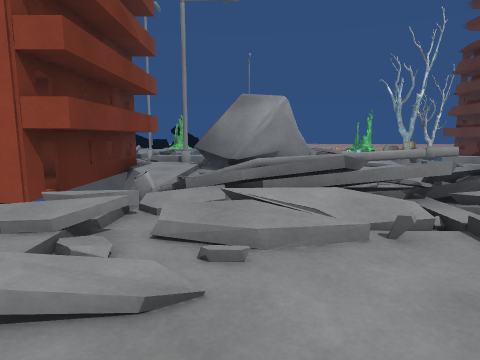
[1] (above)

24 first-person views from a walk through a 3-D level made in the Unity game engine. The camera is 1.2 m above the floor, tilts 8° down and sees 75° across. The floor is counted in squares, 1 m on a side. Each view is taken from the middle of a square. On the plan, view 1 faces up. The plan holds only what a view shows up to about 13 squares ahead; the rest is blank. The place goes on beyond the plan. The player character is not drawn. Some animated figures are left out. Some surface patterns are stand-ins.

[2]
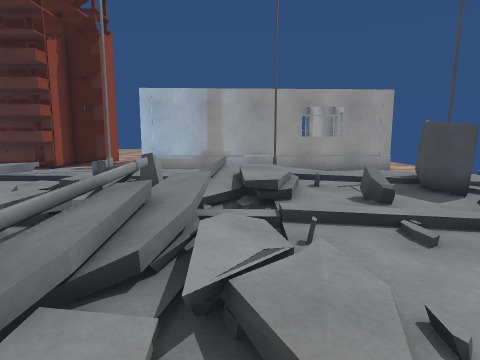

[3]
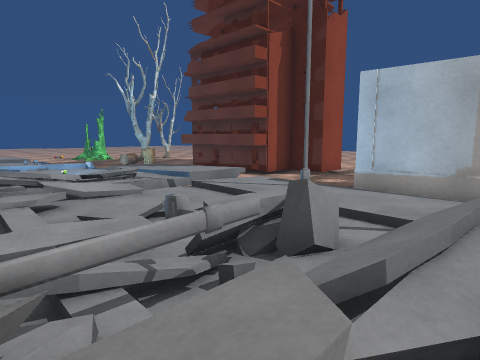

[4]
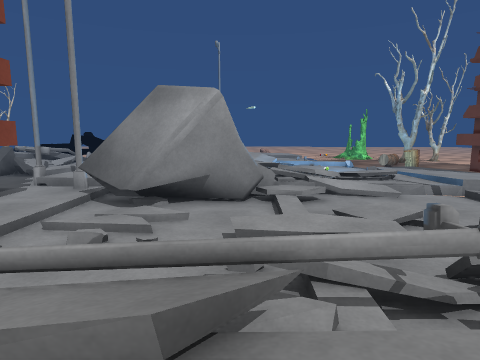

[5]
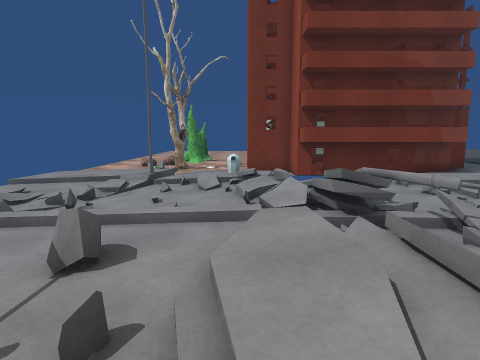

[6]
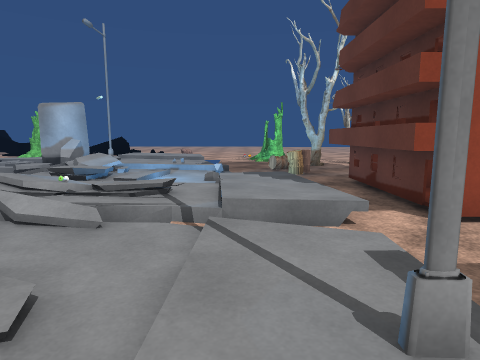

[7]
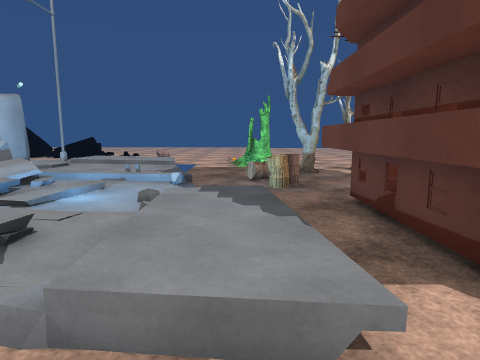

[8]
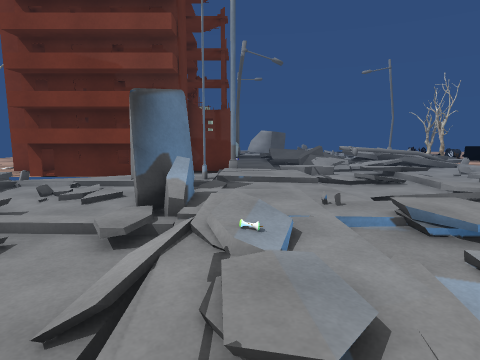

[9]
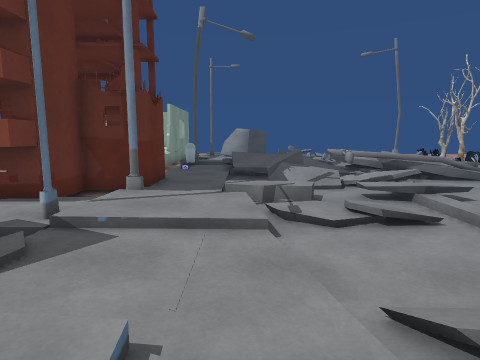

[10]
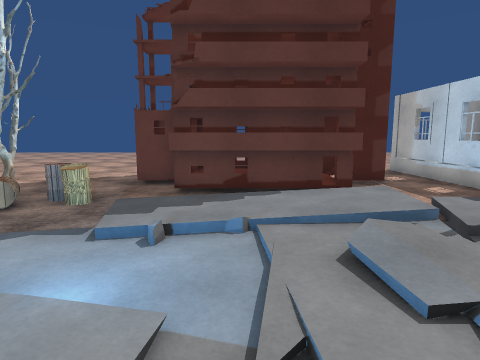

[11]
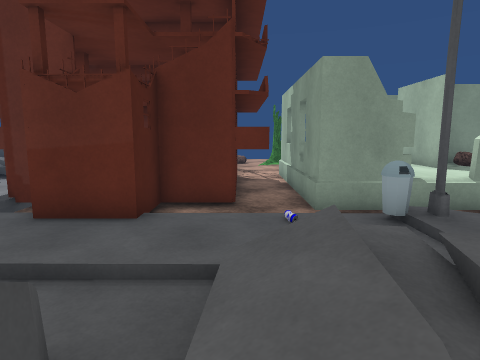

[12]
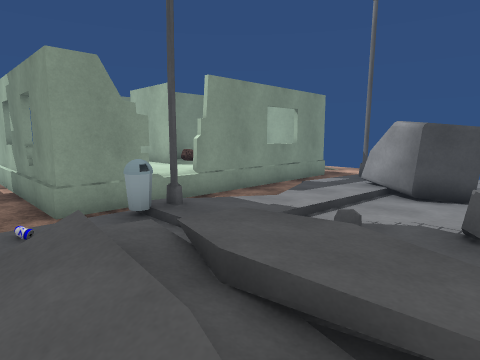

[13]
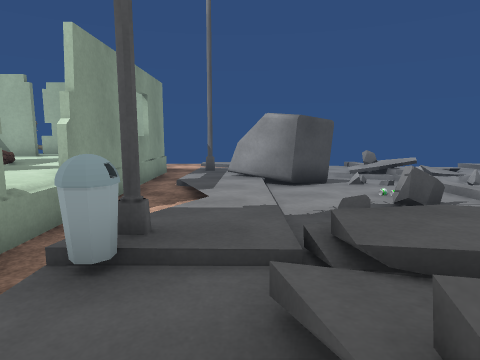

[14]
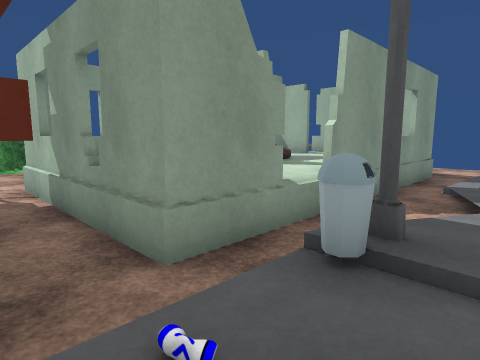

[15]
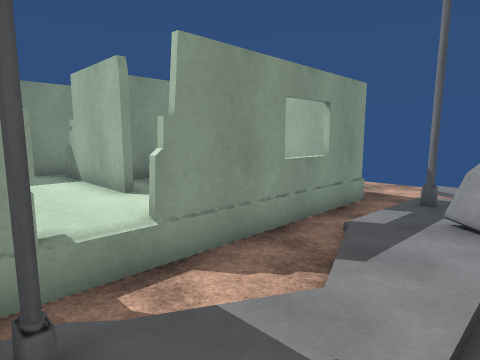

[16]
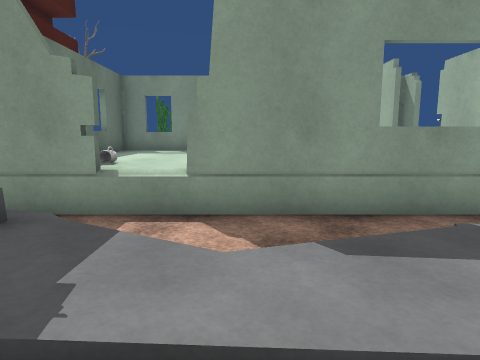

[17]
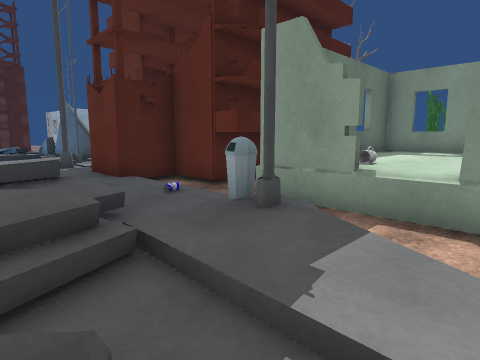

[18]
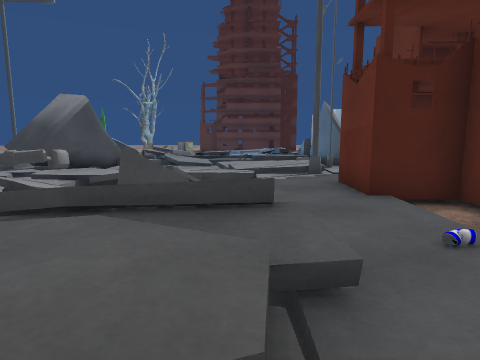

[19]
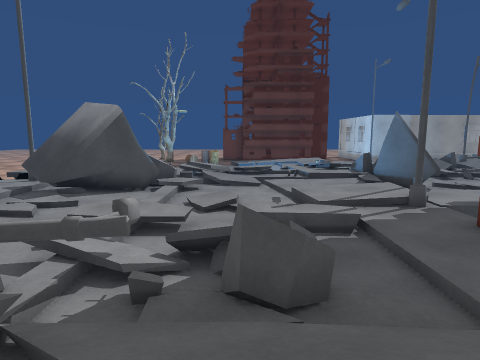

[20]
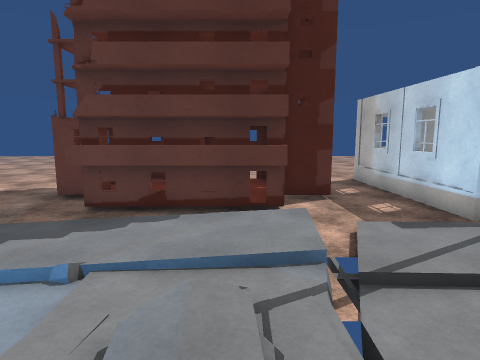

[21]
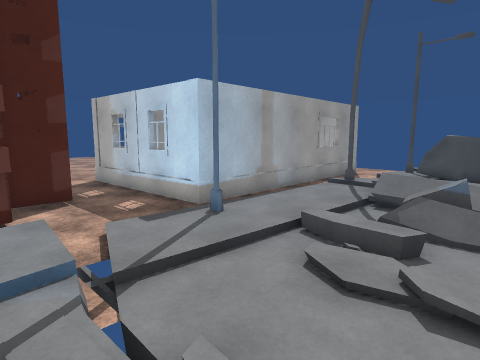

[22]
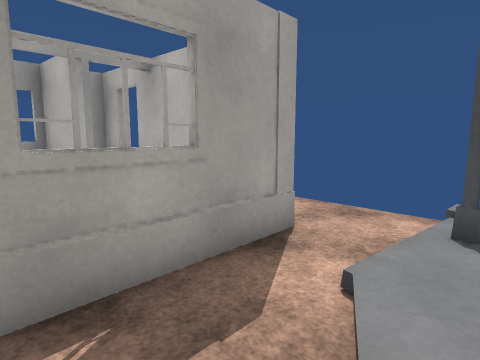

[23]
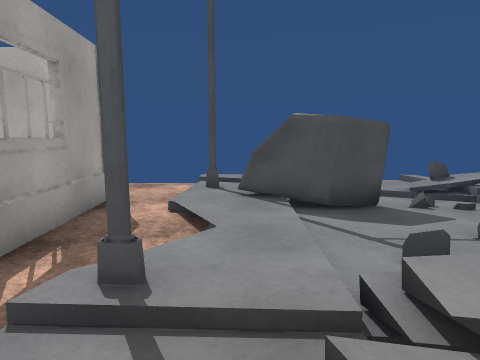

[24]
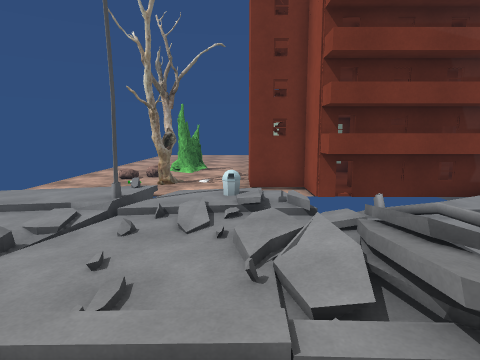

### Floor plan
Key: @ floor where view 1 was taken; # wall or solid block; x gap in a wall; . main floor; : floor 0.25 m higher than the main floor; - floor 0.25 m lower than the main floor; + floor 0.5 m higher than the main floor; * floor 0.75 m higher than the main floor; / step, stairs or slope; = window, fence, low wall or low ledge; v drop or lower ground; O other object.
Columns run from 24 left of view 1 to 16 right of it. Each row starts with its distance up from view 1.
 22                 +..////###:::..... OO....
 21     //         //......##=:::..... ......
 20    /// /.      ==//O/...#=   ../.OO......
 19    =//////     =##/O////O///////..OO.....
 18    ////./=    #/#=//.//..////........OO
 17     -x...=. ////==//.//..::///../:.OOOOOO
 16      ##...//+///==///:....:+//./::.OOOOOO
 15      ##.....////...///:::://:/::::/O OOOO
 14     .#::::::///::::::::::/+/://:::/OOOOOO
 13 ./.#..::///:O:/::::::++::///+O/:+:/OOOOOO
 12 .....//....//////OOO#://##//.:/.///OOOOOO
 11 ...#OOOOOOOOO#.OOOOOOO=####//...://..OO
 10    #    OOOOOOOOOOOOOO:./../....::/.....
  9    #  OOOOOOOOOOOOOOOO://..////.:#.......
  8    # OOOOOOOOOOOOOOOOO:././/////::.##O#OO
  7   OOOOOOOOOOOOOOOOOOOO:.../////.::.O
  6   OO O   OOOOOOO  OOOOv:**=/=/=.::.O
  5   O#     OOOOO.O OOOOOv:://=////::.O
  4              ..  OOO///.////////::.O
  3              .. .OO./O////////////.O
  2              .  ....////..//..//::.O
  1             OO  .... :/.././==./:..O   O
  0             OO  .OO./#/.@.//.../:/.O   OO
 -1                 ... /:/::////###/:.O   O
 -2                 O.. /:/..////  #/:.#OOO#O
 -3                 ... /:/./ /=/  /.#...
 -4                      :/.   //   /....

Positions as (right, up) in squares from view 1, and headings:
1: (0, 0), facing up
2: (-2, 4), facing right
3: (2, 4), facing up-right
4: (2, 4), facing up
5: (8, 3), facing left
6: (8, 7), facing up
7: (9, 10), facing up
8: (8, 13), facing left
9: (3, 15), facing left
10: (3, 15), facing right
11: (-9, 18), facing down
12: (-9, 18), facing down-left
13: (-9, 14), facing left
14: (-9, 14), facing down-left
15: (-12, 15), facing down-left
16: (-15, 16), facing down
17: (-15, 16), facing down-right
18: (-13, 15), facing right
19: (-11, 17), facing right
20: (4, 13), facing right
21: (4, 13), facing down-right
22: (8, 2), facing down-right
23: (8, 5), facing down
24: (5, 3), facing left
